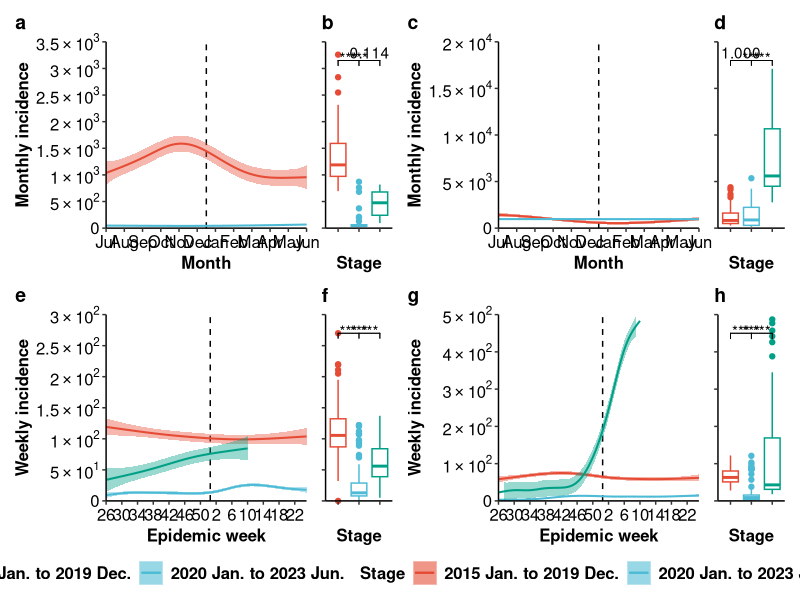

R code for this plot:

library(tidyverse)
library(lubridate)
library(ggsci)
library(patchwork)
library(openxlsx)

library(lme4)
library(lmerTest)
library(emmeans)
library(ggpubr)

fill_color <- pal_npg()(3)

# Load data
df_raw <- read.xlsx('./Fig Data/fig1.xlsx', detectDates = T) |> 
     arrange(Date)
df_clean <- df_raw |> 
     group_by(Country, stage, Month, Week) |> 
     summarise(median = median(Cases),
               Q1 = quantile(Cases, 0.25),
               Q3 = quantile(Cases, 0.75),
               .groups = 'drop')

scientific_10 <- function(x) {
     ifelse(x == 0, 0, parse(text = gsub("[+]", "", gsub("e", "%*%10^", scales::scientific_format()(x)))))
}

# au ----------------------------------------------------------------------

data <- df_raw |> 
     filter(Country == 'AU')
data_2023 <- df_clean |> 
     filter(Country == 'AU') |> 
     mutate(month = factor(Month,
                           levels = c(7:12, 1:6),
                           labels = 101:112),
            month = as.integer(as.character(month))) |> 
     filter(stage == '2023 Jun onwards')
data_2022 <- df_clean |> 
     filter(Country == 'AU') |> 
     mutate(month = factor(Month,
                           levels = c(7:12, 1:6),
                           labels = 101:112),
            month = as.integer(as.character(month))) |>
     filter(stage != '2023 Jun onwards')

plot_breaks <- pretty(c(0, max(data$Cases)))
plot_range <- range(plot_breaks)

data$Year <- as.factor(data$Year)
data$Month <- as.factor(data$Month)
data$Stage <- factor(data$stage,
                     levels = unique(data$stage))
results <- lmer(Cases ~ Stage + (1|Month), data = filter(data, Stage != '2023 Jun onwards'))
emm <- emmeans(results, ~ Stage)
pairs <- pairs(emm)
pairs_summary <- summary(pairs, adjust = "bonferroni") |> 
     as.data.frame() |>
     separate(contrast, c('stage1', 'stage2'), sep = ' \\- ') |> 
     rename('group1' = 'stage1',
            'group2' = 'stage2') |> 
     mutate(y.position = plot_range[2] * 0.9,
            p.value = ifelse(p.value < 0.001, '***', format(round(p.value, 3), nsmall = 3)))

fig1_1 <- ggplot(data_2022, aes(x = month, y = median)) +
     geom_vline(xintercept = 106.5,
                linetype = 'dashed',
                color = 'black',
                linewidth = 0.5) +
     geom_smooth(aes(color = stage, fill = stage),
                 method = 'gam',
                 se = T,
                 linewidth = 0.7) +
     geom_line(data = data_2023, aes(color = stage),
               linewidth = 0.7) +
     geom_ribbon(data = data_2023, aes(ymin = median, ymax = median, fill = stage), alpha = 0.3) +
     scale_x_continuous(breaks = 101:112,
                        labels = month.abb[c(7:12, 1:6)],
                        expand = c(0, 0)) +
     scale_y_continuous(expand = c(0, 0),
                        label = scientific_10,
                        breaks = plot_breaks,
                        limits = plot_range) +
     labs(title = 'a', x = 'Month', y = 'Monthly incidence', 
          color = 'Stage', fill = 'Stage') +
     scale_color_manual(values = fill_color) +
     scale_fill_manual(values = fill_color) +
     theme_classic() +
     theme(legend.box.just = "left",
           legend.margin = margin(0, 0, 0, 0),
           legend.background = element_rect(fill = "transparent"),
           legend.text = element_text(face = "bold", size = 12),
           legend.title = element_text(face = "bold", size = 12),
           plot.title.position = "plot",
           plot.caption.position = "plot",
           plot.title = element_text(face = "bold", size = 14, hjust = 0),
           axis.title = element_text(face = "bold", size = 12, color = "black"),
           axis.text = element_text(size = 12, color = "black"))

fig1_2 <- ggplot(filter(data, Stage != '2023 Jun onwards'), aes(x = stage, y = Cases)) +
     geom_boxplot(aes(color = stage),
                  show.legend = F)+
     stat_pvalue_manual(pairs_summary,
                        hide.ns = F) +
     coord_cartesian(clip = "off")+
     scale_y_continuous(expand = expansion(mult = c(0, 0)),
                        label = scientific_10,
                        breaks = plot_breaks,
                        limits = plot_range) +
     labs(title = 'b', x = 'Stage', y = NULL) +
     scale_color_manual(values = fill_color) +
     theme_classic() +
     theme(legend.box.just = "left",
           legend.margin = margin(0, 0, 0, 0),
           legend.title = element_blank(),
           legend.background = element_rect(fill = "transparent"),
           panel.background = element_rect(fill = "transparent", color = "transparent"),
           plot.background = element_rect(fill = "transparent", color = "transparent"),
           plot.title.position = "plot",
           plot.caption.position = "plot",
           plot.title = element_text(face = "bold", size = 14, hjust = 0),
           axis.title = element_text(face = "bold", size = 12, color = "black"),
           axis.text = element_blank())

remove(data, data_2022, data_2023,
       plot_breaks, plot_range,
       results, emm, pairs, pairs_summary)

# cn ----------------------------------------------------------------------

data <- df_raw |> 
     filter(Country == 'CN')
data_2023 <- df_clean |> 
     filter(Country == 'CN') |> 
     mutate(month = factor(Month,
                           levels = c(7:12, 1:6),
                           labels = 101:112),
            month = as.integer(as.character(month))) |> 
     filter(stage == '2023 Jun onwards')
data_2022 <- df_clean |> 
     filter(Country == 'CN') |> 
     mutate(month = factor(Month,
                           levels = c(7:12, 1:6),
                           labels = 101:112),
            month = as.integer(as.character(month))) |>
     filter(stage != '2023 Jun onwards')

plot_breaks <- pretty(c(0, max(data$Cases)))
plot_range <- range(plot_breaks)

data$Year <- as.factor(data$Year)
data$Month <- as.factor(data$Month)
data$Stage <- factor(data$stage,
                     levels = unique(data$stage))
results <- lmer(Cases ~ Stage + (1|Month), data = filter(data, Stage != '2023 Jun onwards'))
emm <- emmeans(results, ~ Stage)
pairs <- pairs(emm)
pairs_summary <- summary(pairs, adjust = "bonferroni") |> 
     as.data.frame() |>
     separate(contrast, c('stage1', 'stage2'), sep = ' \\- ') |> 
     rename('group1' = 'stage1',
            'group2' = 'stage2') |> 
     mutate(y.position = plot_range[2] * 0.9,
            p.value = ifelse(p.value < 0.001, '***', format(round(p.value, 3), nsmall = 3)))

print(pairs_summary)

fig2_1 <- ggplot(data_2022, aes(x = month, y = median)) +
     geom_vline(xintercept = 106.5,
                linetype = 'dashed',
                color = 'black',
                linewidth = 0.5) +
     geom_smooth(aes(color = stage, fill = stage),
                 method = 'gam',
                 se = T,
                 linewidth = 0.7) +
     geom_line(data = data_2023, aes(color = stage),
               linewidth = 0.7) +
     geom_ribbon(data = data_2023, aes(ymin = median, ymax = median, fill = stage), alpha = 0.3) +
     scale_x_continuous(breaks = 101:112,
                        labels = month.abb[c(7:12, 1:6)],
                        expand = c(0, 0)) +
     scale_y_continuous(expand = c(0, 0),
                        label = scientific_10,
                        breaks = plot_breaks,
                        limits = plot_range) +
     labs(title = 'c', x = 'Month', y = 'Monthly incidence', 
          color = 'Stage', fill = 'Stage') +
     scale_color_manual(values = fill_color) +
     scale_fill_manual(values = fill_color) +
     theme_classic() +
     theme(legend.box.just = "left",
           legend.margin = margin(0, 0, 0, 0),
           legend.background = element_rect(fill = "transparent"),
           legend.text = element_text(face = "bold", size = 12),
           legend.title = element_text(face = "bold", size = 12),
           plot.title.position = "plot",
           plot.caption.position = "plot",
           plot.title = element_text(face = "bold", size = 14, hjust = 0),
           axis.title = element_text(face = "bold", size = 12, color = "black"),
           axis.text = element_text(size = 12, color = "black"))
fig2_2 <- ggplot(filter(data, Stage != '2023 Jun onwards'), aes(x = stage, y = Cases)) +
     geom_boxplot(aes(color = stage),
                  show.legend = F)+
     stat_pvalue_manual(pairs_summary,
                        hide.ns = F) +
     coord_cartesian(clip = "off")+
     scale_y_continuous(expand = expansion(mult = c(0, 0)),
                        label = scientific_10,
                        breaks = plot_breaks,
                        limits = plot_range) +
     labs(title = 'd',  x = 'Stage', y = NULL) +
     scale_color_manual(values = fill_color) +
     theme_classic() +
     theme(legend.box.just = "left",
           legend.margin = margin(0, 0, 0, 0),
           legend.title = element_blank(),
           legend.background = element_rect(fill = "transparent"),
           panel.background = element_rect(fill = "transparent", color = "transparent"),
           plot.background = element_rect(fill = "transparent", color = "transparent"),
           plot.title.position = "plot",
           plot.caption.position = "plot",
           plot.title = element_text(face = "bold", size = 14, hjust = 0),
           axis.title = element_text(face = "bold", size = 12, color = "black"),
           axis.text = element_blank())

remove(data, data_2022, data_2023,
       plot_breaks, plot_range,
       results, emm, pairs, pairs_summary)

# us ----------------------------------------------------------------------

data <- df_raw |> 
     filter(Country == 'US')
data_2023 <- df_clean |> 
     filter(Country == 'US') |> 
     filter(Week <= 52) |>
     mutate(week = factor(Week,
                          levels = c(26:52, 1:25),
                          labels = 201:252),
            week = as.integer(as.character(week))) |> 
     filter(stage == '2023 Jun onwards')
data_2022 <- df_clean |>
     filter(Country == 'US') |> 
     filter(Week <= 52) |>
     mutate(week = factor(Week,
                          levels = c(26:52, 1:25),
                          labels = 201:252),
            week = as.integer(as.character(week))) |>
     filter(stage != '2023 Jun onwards')

plot_breaks <- pretty(c(0, max(data$Cases)))
plot_range <- range(plot_breaks)

data$Year <- as.factor(data$Year)
data$Week <- as.factor(data$Week)
data$Stage <- factor(data$stage,
                     levels = unique(data$stage))
results <- lmer(Cases ~ Stage + (1|Week), data = filter(data, Stage != '2023 Jun onwards'))
emm <- emmeans(results, ~ Stage)
pairs <- pairs(emm)
pairs_summary <- summary(pairs, adjust = "bonferroni") |> 
     as.data.frame() |>
     separate(contrast, c('stage1', 'stage2'), sep = ' \\- ') |> 
     rename('group1' = 'stage1',
            'group2' = 'stage2') |> 
     mutate(y.position = plot_range[2] * 0.9,
            p.value = ifelse(p.value < 0.001, '***', format(round(p.value, 3), nsmall = 3)))

fig3_1 <- ggplot(data_2022, aes(x = week, y = median)) +
     geom_vline(xintercept = 227.5,
                linetype = 'dashed',
                color = 'black',
                linewidth = 0.5) +
     geom_smooth(aes(color = stage, fill = stage),
                 method = 'gam',
                 se = T,
                 linewidth = 0.7) +
     geom_line(data = data_2023, aes(color = stage),
               linewidth = 0.7) +
     geom_ribbon(data = data_2023, aes(ymin = median, ymax = median, fill = stage), alpha = 0.3) +
     scale_x_continuous(breaks = seq(201, 252, 4),
                        labels = c(26, 30, 34, 38, 42, 46, 50, 2, 6, 10, 14, 18, 22),
                        expand = c(0, 0)) +
     scale_y_continuous(expand = c(0, 0),
                        label = scientific_10,
                        breaks = plot_breaks,
                        limits = plot_range) +
     labs(title = 'e', x = 'Epidemic week', y = 'Weekly incidence',
          fill = 'Stage', color = 'Stage') +
     scale_fill_manual(values = fill_color) +
     scale_color_manual(values = fill_color) +
     theme_classic() +
     theme(legend.box.just = "left",
           legend.margin = margin(0, 0, 0, 0),
           legend.title = element_text(face = "bold", size = 12),
           legend.background = element_rect(fill = "transparent"),
           legend.text = element_text(face = "bold", size = 12),
           plot.title.position = "plot",
           plot.caption.position = "plot",
           plot.title = element_text(face = "bold", size = 14, hjust = 0),
           axis.title = element_text(face = "bold", size = 12, color = "black"),
           axis.text = element_text(size = 12, color = "black"))

fig3_2 <- ggplot(filter(data, Stage != '2023 Jun onwards'), aes(x = stage, y = Cases)) +
     geom_boxplot(aes(color = stage),
                  show.legend = F)+
     stat_pvalue_manual(pairs_summary,
                        hide.ns = F) +
     coord_cartesian(clip = "off")+
     scale_y_continuous(expand = expansion(mult = c(0, 0)),
                        label = scientific_10,
                        breaks = plot_breaks,
                        limits = plot_range) +
     labs(title = 'f', x = 'Stage', y = NULL) +
     scale_color_manual(values = fill_color) +
     theme_classic() +
     theme(legend.box.just = "left",
           legend.margin = margin(0, 0, 0, 0),
           legend.title = element_blank(),
           legend.background = element_rect(fill = "transparent"),
           panel.background = element_rect(fill = "transparent", color = "transparent"),
           plot.background = element_rect(fill = "transparent", color = "transparent"),
           plot.title.position = "plot",
           plot.caption.position = "plot",
           plot.title = element_text(face = "bold", size = 14, hjust = 0),
           axis.title = element_text(face = "bold", size = 12, color = "black"),
           axis.text = element_blank())

remove(data, data_2022, data_2023,
       plot_breaks, plot_range,
       results, emm, pairs, pairs_summary)

# uk ----------------------------------------------------------------------

data <- df_raw |> 
     filter(Country == 'UK')
data_2023 <- df_clean |>
     filter(Country == 'UK') |> 
     filter(Week <= 52) |>
     mutate(week = factor(Week,
                          levels = c(26:52, 1:25),
                          labels = 201:252),
            week = as.integer(as.character(week))) |> 
     filter(stage == '2023 Jun onwards')
data_2022 <- df_clean |>
     filter(Country == 'UK') |> 
     filter(Week <= 52) |>
     mutate(week = factor(Week,
                          levels = c(26:52, 1:25),
                          labels = 201:252),
            week = as.integer(as.character(week))) |>
     filter(stage != '2023 Jun onwards')

plot_breaks <- pretty(c(0, max(data$Cases)))
plot_range <- range(plot_breaks)

data$Year <- as.factor(data$Year)
data$Week <- as.factor(data$Week)
data$Stage <- factor(data$stage,
                     levels = unique(data$stage))
results <- lmer(Cases ~ Stage + (1|Week), data = filter(data, Stage != '2023 Jun onwards'))
emm <- emmeans(results, ~ Stage)
pairs <- pairs(emm)
pairs_summary <- summary(pairs, adjust = "bonferroni") |> 
     as.data.frame() |>
     separate(contrast, c('stage1', 'stage2'), sep = ' \\- ') |> 
     rename('group1' = 'stage1',
            'group2' = 'stage2') |> 
     mutate(y.position = plot_range[2] * 0.9,
            p.value = ifelse(p.value < 0.001, '***', format(round(p.value, 3), nsmall = 3)))

fig4_1 <- ggplot(data_2022, aes(x = week, y = median)) +
     geom_vline(xintercept = 227.5,
                linetype = 'dashed',
                color = 'black',
                linewidth = 0.5) +
     geom_smooth(aes(color = stage, fill = stage),
                 method = 'gam',
                 se = T,
                 linewidth = 0.7) +
     geom_line(data = data_2023, aes(color = stage),
               linewidth = 0.7) +
     geom_ribbon(data = data_2023, aes(ymin = median, ymax = median, fill = stage), alpha = 0.3) +
     scale_x_continuous(breaks = seq(201, 252, 4),
                        labels = c(26, 30, 34, 38, 42, 46, 50, 2, 6, 10, 14, 18, 22),
                        expand = c(0, 0)) +
     scale_y_continuous(expand = c(0, 0),
                        label = scientific_10,
                        breaks = plot_breaks,
                        limits = plot_range) +
     labs(title = 'g', x = 'Epidemic week', y = 'Weekly incidence',
          fill = 'Stage', color = 'Stage') +
     scale_fill_manual(values = fill_color) +
     scale_color_manual(values = fill_color) +
     theme_classic() +
     theme(legend.box.just = "left",
           legend.margin = margin(0, 0, 0, 0),
           legend.title = element_text(face = "bold", size = 12),
           legend.background = element_rect(fill = "transparent"),
           legend.text = element_text(face = "bold", size = 12),
           plot.title.position = "plot",
           plot.caption.position = "plot",
           plot.title = element_text(face = "bold", size = 14, hjust = 0),
           axis.title = element_text(face = "bold", size = 12, color = "black"),
           axis.text = element_text(size = 12, color = "black"))

fig4_2 <- ggplot(filter(data, Stage != '2023 Jun onwards'), aes(x = stage, y = Cases)) +
     geom_boxplot(aes(color = stage),
                  show.legend = F)+
     stat_pvalue_manual(pairs_summary,
                        hide.ns = F) +
     coord_cartesian(clip = "off")+
     scale_y_continuous(expand = expansion(mult = c(0, 0)),
                        label = scientific_10,
                        breaks = plot_breaks,
                        limits = plot_range) +
     labs(title = 'h',  x = 'Stage', y = NULL) +
     scale_color_manual(values = fill_color) +
     theme_classic() +
     theme(legend.box.just = "left",
           legend.margin = margin(0, 0, 0, 0),
           legend.title = element_blank(),
           legend.background = element_rect(fill = "transparent"),
           panel.background = element_rect(fill = "transparent", color = "transparent"),
           plot.background = element_rect(fill = "transparent", color = "transparent"),
           plot.title.position = "plot",
           plot.caption.position = "plot",
           plot.title = element_text(face = "bold", size = 14, hjust = 0),
           axis.title = element_text(face = "bold", size = 12, color = "black"),
           axis.text = element_blank())

remove(data, data_2022, data_2023,
       plot_breaks, plot_range,
       results, emm, pairs, pairs_summary)

plot_panel <- "
AAABCCCD
EEEFGGGH
"

plot_all <- fig1_1 + fig1_2 + fig2_1 + fig2_2 + 
     fig3_1 + fig3_2 + fig4_1 + fig4_2 +
     plot_layout(design = plot_panel, guides = 'collect')&
     theme(legend.position = 'bottom')

ggsave(filename = './main/Fig3.pdf',
       plot = plot_all,
       width = 12,
       height = 6, 
       device = cairo_pdf,
       family = 'Times New Roman')

write.xlsx(df_clean,
           './Fig Data/fig3.xlsx')
